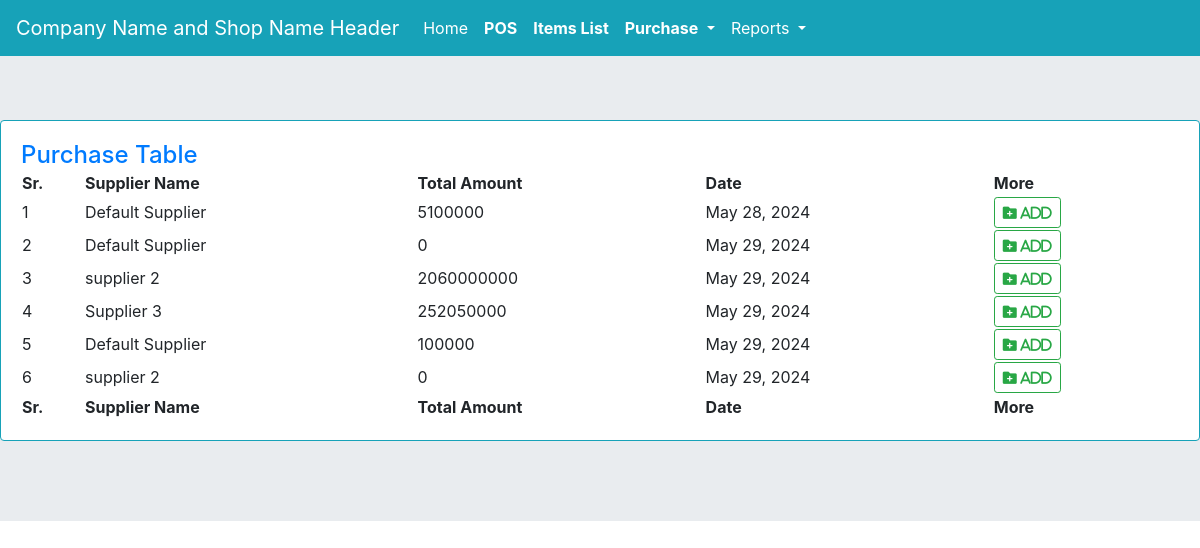
Screenshot of /purchase_invoice_view/ with the database file from the repository.
### myapp/models.py (models this page shows, shortened)
class purchasevoc(models.Model):
    supplierid = models.CharField(max_length=255)
    suppliername = models.CharField(max_length=255)
    total = models.PositiveIntegerField(default=0)
    created_at = models.DateField(auto_now_add=True)
    updated_at = models.DateTimeField(auto_now=True)

### myapp/views.py (the view)
# urls.py: path('purchase_invoice_view/', views.purchase_invoice_view, name='purchase_invoice_view'),
def purchase_invoice_view(request):
    purvoc = purchasevoc.objects.all()
    context = {'purvoc':purvoc}
    return render(request, 'purchase_invoice_view.html', context)

### templates/purchase_invoice_view.html
{% extends 'base.html' %}
{% block content %}
<div class="card border-info mb-3">
  <div class="card-body">
<div>
    <a href="#" class="h4">Purchase Table</a>
</div>
<table id="purVocView" class="display nowrap" style="width:100%">
        <thead>
            <tr>
                <th>Sr.</th>
                <th>Supplier Name</th>
                <th>Total Amount</th>
                <th>Date</th>
                <th>More</th>
            </tr>
        </thead>
        <tbody id="purVbody">
            {% for i in purvoc %}
            <tr class="suptr">
                <td class="supid">{{i.id}}</td>
                <td class="supname">{{i.suppliername}}</td>
                <td>{{i.total}}</td>
                <td>{{i.created_at}}</td>
                <td>
                    <a href="{% url 'myapp:add_purchase_voc' i.id %}" class="btn btn-sm btn-outline-success">
                        <i class="fa-solid fa-folder-plus"> add</i></a>
                </td>
            </tr>
            {% endfor %}
        </tbody>
        <tfoot>
            <tr>
                <th>Sr.</th>
                <th>Supplier Name</th>
                <th>Total Amount</th>
                <th>Date</th>
                <th>More</th>
            </tr>
        </tfoot>
    </table>
</div>
</div>
{% endblock content %}

### rows the page displays
purchasevoc: id "1", suppliername "Default Supplier", total "5100000", created_at "May 28, 2024"
purchasevoc: id "2", suppliername "Default Supplier", total "0", created_at "May 29, 2024"
purchasevoc: id "3", suppliername "supplier 2", total "2060000000", created_at "May 29, 2024"
purchasevoc: id "4", suppliername "Supplier 3", total "252050000", created_at "May 29, 2024"
purchasevoc: id "5", suppliername "Default Supplier", total "100000", created_at "May 29, 2024"
purchasevoc: id "6", suppliername "supplier 2", total "0", created_at "May 29, 2024"
